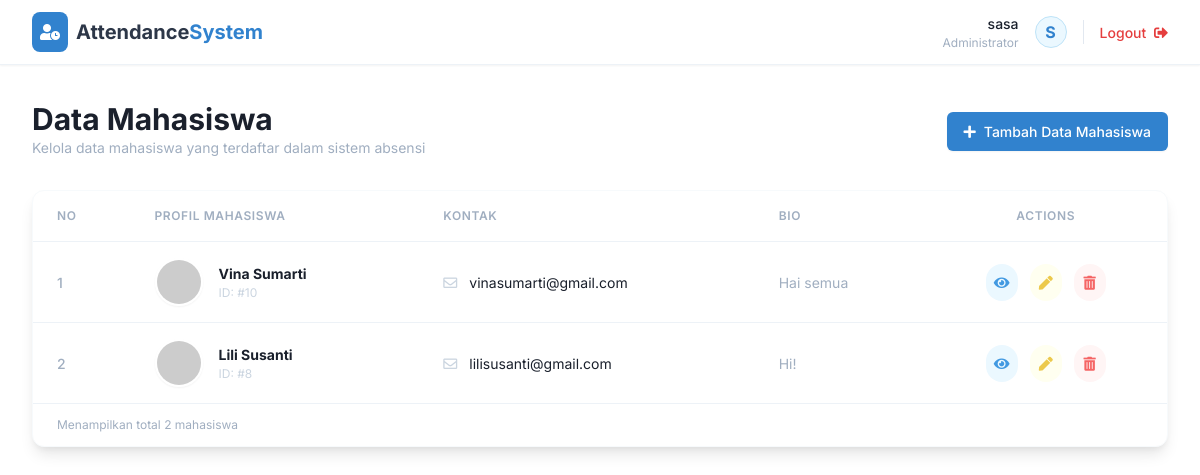
The page /php-login-register/Dashboard/index.php (signed in) on the database its author committed.
### tables this page shows
CREATE TABLE `users` (
  `id` int(100) NOT NULL,
  `profilepic` varchar(100) NOT NULL,
  `first_name` varchar(100) NOT NULL,
  `last_name` varchar(100) NOT NULL,
  `email` varchar(100) NOT NULL,
  `bio` varchar(100) NOT NULL
);

### php-login-register/Dashboard/index.php (the view, shortened to what this page needs)
<?php
include('dbconnection.php');
?>
<!DOCTYPE html>
<html lang="en">
<head>
    <link href="https://unpkg.com/tailwindcss@^1.0/dist/tailwind.min.css" rel="stylesheet">
    <link rel="stylesheet" href="https://cdnjs.cloudflare.com/ajax/libs/font-awesome/5.15.3/css/all.min.css">
</head>
<body class="bg-gray-50">
    <nav class="bg-white shadow-sm border-b border-gray-200 sticky top-0 z-50">
        <div class="max-w-7xl mx-auto px-4 sm:px-6 lg:px-8">
            <div class="flex justify-between h-16">
                <div class="flex items-center">
                    <div class="flex-shrink-0 flex items-center gap-2">
                        <div class="bg-blue-600 text-white p-2 rounded-lg">
                            <i class="fas fa-user-clock"></i>
                        </div>
                        <span class="font-bold text-xl text-gray-800">Attendance<span class="text-blue-600">System</span></span>
                    </div>
                </div>
                <div class="flex items-center gap-4">
                    <div class="text-right hidden sm:block">
                        <p class="text-sm font-medium text-gray-900">
                            <?php echo htmlspecialchars($_SESSION["user"]["name"]); ?>
                        </p>
                        <p class="text-xs text-gray-500">
                            Administrator
                        </p>
                    </div>
                    <div class="h-8 w-8 rounded-full bg-blue-100 flex items-center justify-center text-blue-600 font-bold border border-blue-200">
                        <?php echo strtoupper(substr($_SESSION["user"]["name"], 0, 1)); ?>
                    </div>
                    <div class="border-l pl-4 border-gray-300">
                        <a href="../logout.php" class="text-sm font-medium text-red-600 hover:text-red-800 transition duration-150">
                            Logout <i class="fas fa-sign-out-alt ml-1"></i>
                        </a>
                    </div>
                </div>
            </div>
        </div>
    </nav>
    <div class="max-w-7xl mx-auto py-10 px-4 sm:px-6 lg:px-8">
        <div class="md:flex md:items-center md:justify-between mb-8">
            <div class="flex-1 min-w-0">
                <h2 class="text-2xl font-bold leading-7 text-gray-900 sm:text-3xl sm:truncate">
                    Data Mahasiswa
                </h2>
                <p class="mt-1 text-sm text-gray-500">
                    Kelola data mahasiswa yang terdaftar dalam sistem absensi
                </p>
            </div>
            <div class="mt-4 flex md:mt-0 md:ml-4">
                <a href="insert.php" class="inline-flex items-center px-4 py-2 border border-transparent rounded-md shadow-sm text-sm font-medium text-white bg-blue-600 hover:bg-blue-700 focus:outline-none focus:ring-2 focus:ring-offset-2 focus:ring-blue-500 transition duration-150 ease-in-out">
                    <i class="fas fa-plus mr-2"></i> Tambah Data Mahasiswa
                </a>
            </div>
        </div>
        <div class="bg-white shadow-lg rounded-xl overflow-hidden border border-gray-100">
            <div class="overflow-x-auto">
                <table class="min-w-full divide-y divide-gray-200">
                    <thead class="bg-gray-50">
                        <tr>
                            <th scope="col" class="px-6 py-4 text-left text-xs font-semibold text-gray-500 uppercase tracking-wider">
                                No
                            </th>
                            <th scope="col" class="px-6 py-4 text-left text-xs font-semibold text-gray-500 uppercase tracking-wider">
                                Profil mahasiswa
                            </th>
                            <th scope="col" class="px-6 py-4 text-left text-xs font-semibold text-gray-500 uppercase tracking-wider">
                                Kontak
                            </th>
                            <th scope="col" class="px-6 py-4 text-left text-xs font-semibold text-gray-500 uppercase tracking-wider">
                                Bio
                            </th>
                            <th scope="col" class="px-6 py-4 text-center text-xs font-semibold text-gray-500 uppercase tracking-wider">
                                Actions
                            </th>
                        </tr>
                    </thead>
                    <tbody class="bg-white divide-y divide-gray-200">
                        <?php
                        $ret = mysqli_query($con, "select * from users order by id desc");
                        $cnt = 1;
                        $row_count = mysqli_num_rows($ret);
                        if($row_count > 0){
                            while ($row = mysqli_fetch_array($ret)) {
                        ?>
                        <tr class="hover:bg-blue-50 transition duration-150 ease-in-out group">
                            <td class="px-6 py-4 whitespace-nowrap text-sm text-gray-500 font-medium">
                                <?php echo $cnt;?>
                            </td>
                            <td class="px-6 py-4 whitespace-nowrap">
                                <div class="flex items-center">
                                    <div class="flex-shrink-0 h-12 w-12 relative">
                                        <?php
                                            $picPath = "profilepics/" . $row['profilepic'];
                                            if(!empty($row['profilepic']) && file_exists($picPath)) {
                                                echo '<img src="'.$picPath.'" class="h-12 w-12 rounded-full object-cover border-2 border-white shadow-sm group-hover:border-blue-200">';
                                            } else {
                                                echo '<img src="https://ui-avatars.com/api/?name='.urlencode($row['first_name']).'&background=random" class="h-12 w-12 rounded-full border-2 border-white shadow-sm">';
                                            }
                                        ?>
                                    </div>
                                    <div class="ml-4">
                                        <div class="text-sm font-bold text-gray-900">
                                            <?php echo htmlspecialchars($row['first_name'] . " " . $row['last_name']);?>
                                        </div>
                                        <div class="text-xs text-gray-400">
                                            ID: #<?php echo $row['id']; ?>
                                        </div>
                                    </div>
                                </div>
                            </td>
                            <td class="px-6 py-4 whitespace-nowrap">
                                <div class="text-sm text-gray-900">
                                    <i class="far fa-envelope text-gray-400 mr-2"></i>
                                    <?php echo htmlspecialchars($row['email']);?>
                                </div>
                            </td>
                            <td class="px-6 py-4">
                                <div class="text-sm text-gray-500 max-w-xs truncate">
                                    <?php echo htmlspecialchars($row['bio']);?>
                                </div>
                            </td>
                            <td class="px-6 py-4 whitespace-nowrap text-center text-sm font-medium">
                                <div class="flex justify-center space-x-3">
                                    <a href="read.php?viewid=<?php echo htmlentities($row['id']);?>" class="text-blue-500 hover:text-blue-700 bg-blue-100 hover:bg-blue-200 p-2 rounded-full transition" title="View Details">
                                        <i class="fas fa-eye w-4 h-4"></i>
                                    </a>
                                    <a href="edit.php?editid=<?php echo htmlentities($row['id']);?>" class="text-yellow-500 hover:text-yellow-700 bg-yellow-100 hover:bg-yellow-200 p-2 rounded-full transition" title="Edit Data">
                                        <i class="fas fa-pen w-4 h-4"></i>
                                    </a>
                                    <a href="index.php?delid=<?php echo ($row['id']);?>&&ppic=<?php echo $row['profilepic'];?>" class="text-red-500 hover:text-red-700 bg-red-100 hover:bg-red-200 p-2 rounded-full transition" title="Delete" onclick="return confirm('Are you sure you want to delete this user?');">
                                        <i class="fas fa-trash-alt w-4 h-4"></i>
                                    </a>
                                </div>
                            </td>
                        </tr>
                        <?php
                            $cnt++;
                            }
                        } ?>
                    </tbody>
                </table>
            </div>
            <div class="bg-gray-50 px-6 py-3 border-t border-gray-200 flex items-center justify-between">
                <span class="text-xs text-gray-500">
                    Menampilkan total <?php echo isset($row_count) ? $row_count : 0; ?> mahasiswa
                </span>
            </div>
        </div>
    </div>
</body>
</html>

### php-login-register/Dashboard/index.php (style rules this page uses)
body { font-family: 'Inter', sans-serif; }

### rows shown on the page
users: first_name+last_name "Vina Sumarti", id "10", email "vinasumarti@gmail.com", bio "Hai semua"
users: first_name+last_name "Lili Susanti", id "8", email "lilisusanti@gmail.com", bio "Hi!"

### other values the page prints
$_SESSION["user"]["name"] "sasa"
substr($_SESSION["user"]["name"], 0, 1) "S"
$row_count "2"
